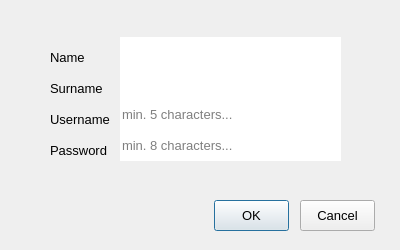
<?xml version="1.0" encoding="UTF-8"?>
<ui version="4.0">
 <class>Dialog</class>
 <widget class="QDialog" name="Dialog">
  <property name="geometry">
   <rect>
    <x>0</x>
    <y>0</y>
    <width>400</width>
    <height>250</height>
   </rect>
  </property>
  <property name="font">
   <font>
    <family>Arial</family>
    <pointsize>10</pointsize>
   </font>
  </property>
  <property name="windowTitle">
   <string>Sign Up</string>
  </property>
  <property name="windowIcon">
   <iconset>
    <normaloff>../main_icon/icon.ico</normaloff>../main_icon/icon.ico</iconset>
  </property>
  <property name="styleSheet">
   <string notr="true">QLabel{
	color:#292828;
	margin-bottom:5;
}
QLineEdit{
	padding-left:5;
	margin:5;
	color: white;
	background-color:#292828;
	selection-background-color:white;
	selection-color:#292828;
	border-radius:10;

}
QDialog{
	background-color:white;
}
QPushButton{
	outline:none;
	margin:5;
	color:white;
	background-color:#292828;
	border-radius:10;
	border-style:outset;
}
QPushButton:pressed{
	margin:5;
	color:#292828;
	background-color:white;
	border-style:inset;
	border-color:#292828;
	border-width:1;
}&lt;?xml version=&quot;1.0&quot; encoding=&quot;UTF-8&quot;?&gt;
&lt;ui version=&quot;4.0&quot;&gt;
 &lt;widget name=&quot;__qt_fake_top_level&quot;&gt;
  &lt;widget class=&quot;QPushButton&quot; name=&quot;pushButton&quot;&gt;
   &lt;property name=&quot;geometry&quot;&gt;
    &lt;rect&gt;
     &lt;x&gt;530&lt;/x&gt;
     &lt;y&gt;370&lt;/y&gt;
     &lt;width&gt;75&lt;/width&gt;
     &lt;height&gt;31&lt;/height&gt;
    &lt;/rect&gt;
   &lt;/property&gt;
   &lt;property name=&quot;styleSheet&quot;&gt;
    &lt;string notr=&quot;true&quot;&gt;QPushButton#pushButton{
	margin:5;
	color:white;
	background-color:#292828;
	border-radius:10;
	border-style:outset;
}
QPushButton#pushButton:pressed{
	margin:5;
	background-color:black;
	border-style:inset;
}&lt;/string&gt;
   &lt;/property&gt;
   &lt;property name=&quot;text&quot;&gt;
    &lt;string&gt;Log In&lt;/string&gt;
   &lt;/property&gt;
  &lt;/widget&gt;
 &lt;/widget&gt;
 &lt;resources/&gt;
&lt;/ui&gt;
</string>
  </property>
  <widget class="QPushButton" name="ok">
   <property name="geometry">
    <rect>
     <x>214</x>
     <y>200</y>
     <width>75</width>
     <height>31</height>
    </rect>
   </property>
   <property name="font">
    <font>
     <family>Arial</family>
     <pointsize>10</pointsize>
    </font>
   </property>
   <property name="cursor">
    <cursorShape>PointingHandCursor</cursorShape>
   </property>
   <property name="text">
    <string>OK</string>
   </property>
  </widget>
  <widget class="QPushButton" name="cancel">
   <property name="geometry">
    <rect>
     <x>300</x>
     <y>200</y>
     <width>75</width>
     <height>31</height>
    </rect>
   </property>
   <property name="font">
    <font>
     <family>Arial</family>
     <pointsize>10</pointsize>
    </font>
   </property>
   <property name="cursor">
    <cursorShape>PointingHandCursor</cursorShape>
   </property>
   <property name="text">
    <string>Cancel</string>
   </property>
  </widget>
  <widget class="QLabel" name="label">
   <property name="geometry">
    <rect>
     <x>50</x>
     <y>37</y>
     <width>41</width>
     <height>41</height>
    </rect>
   </property>
   <property name="font">
    <font>
     <family>Arial</family>
     <pointsize>10</pointsize>
    </font>
   </property>
   <property name="styleSheet">
    <string notr="true"/>
   </property>
   <property name="text">
    <string>Name</string>
   </property>
  </widget>
  <widget class="QLabel" name="label_2">
   <property name="geometry">
    <rect>
     <x>50</x>
     <y>68</y>
     <width>61</width>
     <height>41</height>
    </rect>
   </property>
   <property name="font">
    <font>
     <family>Arial</family>
     <pointsize>10</pointsize>
    </font>
   </property>
   <property name="text">
    <string>Surname</string>
   </property>
  </widget>
  <widget class="QLabel" name="label_3">
   <property name="geometry">
    <rect>
     <x>50</x>
     <y>99</y>
     <width>61</width>
     <height>41</height>
    </rect>
   </property>
   <property name="font">
    <font>
     <family>Arial</family>
     <pointsize>10</pointsize>
    </font>
   </property>
   <property name="text">
    <string>Username</string>
   </property>
  </widget>
  <widget class="QLabel" name="label_4">
   <property name="geometry">
    <rect>
     <x>50</x>
     <y>130</y>
     <width>61</width>
     <height>41</height>
    </rect>
   </property>
   <property name="font">
    <font>
     <family>Arial</family>
     <pointsize>10</pointsize>
    </font>
   </property>
   <property name="text">
    <string>Password</string>
   </property>
  </widget>
  <widget class="QLineEdit" name="line_name">
   <property name="geometry">
    <rect>
     <x>120</x>
     <y>37</y>
     <width>221</width>
     <height>31</height>
    </rect>
   </property>
   <property name="font">
    <font>
     <family>Arial</family>
     <pointsize>10</pointsize>
    </font>
   </property>
   <property name="maxLength">
    <number>45</number>
   </property>
   <property name="frame">
    <bool>false</bool>
   </property>
   <property name="clearButtonEnabled">
    <bool>true</bool>
   </property>
  </widget>
  <widget class="QLineEdit" name="line_surname">
   <property name="geometry">
    <rect>
     <x>120</x>
     <y>68</y>
     <width>221</width>
     <height>31</height>
    </rect>
   </property>
   <property name="font">
    <font>
     <family>Arial</family>
     <pointsize>10</pointsize>
    </font>
   </property>
   <property name="maxLength">
    <number>45</number>
   </property>
   <property name="frame">
    <bool>false</bool>
   </property>
   <property name="clearButtonEnabled">
    <bool>true</bool>
   </property>
  </widget>
  <widget class="QLineEdit" name="line_username">
   <property name="geometry">
    <rect>
     <x>120</x>
     <y>99</y>
     <width>221</width>
     <height>31</height>
    </rect>
   </property>
   <property name="font">
    <font>
     <family>Arial</family>
     <pointsize>10</pointsize>
    </font>
   </property>
   <property name="maxLength">
    <number>10</number>
   </property>
   <property name="frame">
    <bool>false</bool>
   </property>
   <property name="placeholderText">
    <string>min. 5 characters...</string>
   </property>
   <property name="clearButtonEnabled">
    <bool>true</bool>
   </property>
  </widget>
  <widget class="QLineEdit" name="line_password">
   <property name="geometry">
    <rect>
     <x>120</x>
     <y>130</y>
     <width>221</width>
     <height>31</height>
    </rect>
   </property>
   <property name="font">
    <font>
     <family>Arial</family>
     <pointsize>10</pointsize>
    </font>
   </property>
   <property name="maxLength">
    <number>10</number>
   </property>
   <property name="frame">
    <bool>false</bool>
   </property>
   <property name="echoMode">
    <enum>QLineEdit::Password</enum>
   </property>
   <property name="placeholderText">
    <string>min. 8 characters...</string>
   </property>
   <property name="cursorMoveStyle">
    <enum>Qt::LogicalMoveStyle</enum>
   </property>
   <property name="clearButtonEnabled">
    <bool>true</bool>
   </property>
  </widget>
  <widget class="QLabel" name="lbl_warn">
   <property name="geometry">
    <rect>
     <x>120</x>
     <y>161</y>
     <width>225</width>
     <height>41</height>
    </rect>
   </property>
   <property name="font">
    <font>
     <family>Arial</family>
     <pointsize>10</pointsize>
    </font>
   </property>
   <property name="styleSheet">
    <string notr="true">color:red;</string>
   </property>
   <property name="text">
    <string/>
   </property>
  </widget>
 </widget>
 <resources/>
 <connections/>
</ui>
